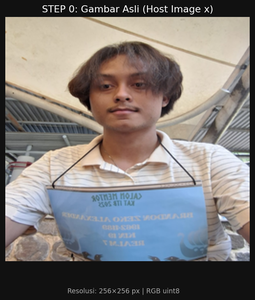
#> input picture output/step00_original.png, 255 x 300 px, shrunk from 723 x 850 before the run
$ python main.py --image output/step00_original.png
#> lines starting #> are read from the running program, lines starting #| are printed output that depends on the picture
"""
╔══════════════════════════════════════════════════════════════════════╗
║        JPEG WATERMARKING FROM SCRATCH — Sistem Multimedia           ║
║        Nama   : Brandon Zeko Alexander                              ║
║        NIM    : 18224118                                            ║
║                                                                      ║
║  Deskripsi:                                                          ║
║    Implementasi watermarking citra wajah menggunakan pipeline JPEG   ║
║    dari nol (from scratch). Setiap tahap JPEG ditulis manual:        ║
║    konversi warna, level-shift, chroma downsample, blocking,         ║
║    2D DCT, quantization, zigzag scan, RLE encoding, dan rekonstruksi ║
║    kembali ke domain spasial.                                        ║
║                                                                      ║
║  Watermark di-embed di domain DCT (koefisien mid-frequency)          ║
║  sehingga gambar sebelum dan sesudah watermark tidak mudah dibedakan  ║
║  secara visual (PSNR > 30 dB, SSIM > 0.9).                          ║
║                                                                      ║
║  Library yang digunakan:                                             ║
║    - numpy          : array & operasi numerik                        ║
║    - scipy.fft.dct  : DCT/IDCT per blok (bukan JPEG library!)       ║
║    - matplotlib     : visualisasi step-by-step                       ║
║    - PIL (Pillow)   : load/save gambar (bukan kompresi JPEG-nya)     ║
╚══════════════════════════════════════════════════════════════════════╝
"""

import os
import sys
import argparse
import numpy as np
import matplotlib
matplotlib.use('Agg') # Mode ini tetap dipakai agar gambar tersimpan dengan rapi tanpa error
import matplotlib.pyplot as plt
import matplotlib.patches as mpatches
from matplotlib.colors import LinearSegmentedColormap
from PIL import Image
from scipy.fft import dct, idct


# ══════════════════════════════════════════════════════════════════════
#  FUNGSI MODE INTERAKTIF (POP-UP & JEDA)
# ══════════════════════════════════════════════════════════════════════
def interaktif_jeda(image_path: str, next_step_name: str = None):
    """
    Fungsi untuk memunculkan gambar ke layar (pop-up) menggunakan viewer
    bawaan OS (seperti Windows Photos), lalu meminta persetujuan Y/N di terminal.
    """
    try:
        # Munculkan pop-up gambar
        img = Image.open(image_path)
        img.show()
    except Exception as e:
        print(f"  [!] Gagal memunculkan pop-up gambar otomatis: {e}")

    if next_step_name:
        print("-" * 62)
        jawab = input(f"  [?] Lanjut ke {next_step_name}? (y/n): ").strip().lower()
        if jawab == 'n':
            print("\n  [!] Proses dihentikan. Sampai jumpa!\n")
            sys.exit(0)
        print("-" * 62)


# ══════════════════════════════════════════════════════════════════════
#  BAGIAN 1 — KONSTANTA & TABEL STANDAR JPEG
# ══════════════════════════════════════════════════════════════════════
LUMA_QT_BASE = np.array([
    [16, 11, 10, 16, 24,  40,  51,  61],
    [12, 12, 14, 19, 26,  58,  60,  55],
    [14, 13, 16, 24, 40,  57,  69,  56],
    [14, 17, 22, 29, 51,  87,  80,  62],
    [18, 22, 37, 56, 68, 109, 103,  77],
    [24, 35, 55, 64, 81, 104, 113,  92],
    [49, 64, 78, 87,103, 121, 120, 101],
    [72, 92, 95, 98,112, 100, 103,  99],
], dtype=np.float64)

CHROMA_QT_BASE = np.array([
    [17, 18, 24, 47, 99, 99, 99, 99],
    [18, 21, 26, 66, 99, 99, 99, 99],
    [24, 26, 56, 99, 99, 99, 99, 99],
    [47, 66, 99, 99, 99, 99, 99, 99],
    [99, 99, 99, 99, 99, 99, 99, 99],
    [99, 99, 99, 99, 99, 99, 99, 99],
    [99, 99, 99, 99, 99, 99, 99, 99],
    [99, 99, 99, 99, 99, 99, 99, 99],
], dtype=np.float64)

ZIGZAG_ORDER = [
    (0,0),(0,1),(1,0),(2,0),(1,1),(0,2),(0,3),(1,2),
    (2,1),(3,0),(4,0),(3,1),(2,2),(1,3),(0,4),(0,5),
    (1,4),(2,3),(3,2),(4,1),(5,0),(6,0),(5,1),(4,2),
    (3,3),(2,4),(1,5),(0,6),(0,7),(1,6),(2,5),(3,4),
    (4,3),(5,2),(6,1),(7,0),(7,1),(6,2),(5,3),(4,4),
    (3,5),(2,6),(1,7),(2,7),(3,6),(4,5),(5,4),(6,3),
    (7,2),(7,3),(6,4),(5,5),(4,6),(3,7),(4,7),(5,6),
    (6,5),(7,4),(7,5),(6,6),(5,7),(6,7),(7,6),(7,7),
]

EMBED_POSITION = 14
DCT_CMAP = LinearSegmentedColormap.from_list('dct', ['#0d1b2a','#1b4f72','#2980b9','#f0f0f0','#e67e22','#c0392b','#641e16'])

# ══════════════════════════════════════════════════════════════════════
#  BAGIAN 2 — KONVERSI WARNA
# ══════════════════════════════════════════════════════════════════════
def rgb_to_ycbcr(img_rgb: np.ndarray) -> np.ndarray:
    img = img_rgb.astype(np.float64)
    R, G, B = img[:,:,0], img[:,:,1], img[:,:,2]
    Y  =  0.299    * R + 0.587    * G + 0.114    * B
    Cb = -0.168736 * R - 0.331264 * G + 0.5      * B + 128.0
    Cr =  0.5      * R - 0.418688 * G - 0.081312 * B + 128.0
    return np.stack([Y, Cb, Cr], axis=2)

# [6 lines left out: function ycbcr_to_rgb, not called in this run]

# ══════════════════════════════════════════════════════════════════════
#  BAGIAN 3 — CHROMA DOWNSAMPLING & UPSAMPLING
# ══════════════════════════════════════════════════════════════════════
def chroma_downsample(channel: np.ndarray) -> np.ndarray:
    H2, W2 = channel.shape[0] // 2, channel.shape[1] // 2
    out = (channel[0::2, 0::2] + channel[1::2, 0::2] +
           channel[0::2, 1::2] + channel[1::2, 1::2]) / 4.0
    return out[:H2, :W2]

def chroma_upsample(channel: np.ndarray, target_H: int, target_W: int) -> np.ndarray:
    up = np.repeat(np.repeat(channel, 2, axis=0), 2, axis=1)
    return up[:target_H, :target_W]

# ══════════════════════════════════════════════════════════════════════
#  BAGIAN 4 — TABEL KUANTISASI
# ══════════════════════════════════════════════════════════════════════
# [5 lines left out: function make_quant_table, not called in this run]

# ══════════════════════════════════════════════════════════════════════
#  BAGIAN 5 — 2D DCT / IDCT
# ══════════════════════════════════════════════════════════════════════
def dct2d(block: np.ndarray) -> np.ndarray:
    return dct(dct(block.T, norm='ortho').T, norm='ortho')

def idct2d(block: np.ndarray) -> np.ndarray:
    return idct(idct(block.T, norm='ortho').T, norm='ortho')

# ══════════════════════════════════════════════════════════════════════
#  BAGIAN 6 — ZIGZAG SCAN
# ══════════════════════════════════════════════════════════════════════
def zigzag_scan(block: np.ndarray) -> np.ndarray:
    return np.array([block[r, c] for r, c in ZIGZAG_ORDER])

# [100 lines left out: functions inverse_zigzag, rle_encode, rle_decode, pad_to_multiple8, encode_channel, decode_channel and 2 more, not called in this run]

def tile_bits(wm_bits: list, n_blocks: int) -> np.ndarray:
    if not wm_bits: return np.zeros(n_blocks, dtype=int)
    return np.array((wm_bits * ((n_blocks // len(wm_bits)) + 1))[:n_blocks], dtype=int)

# ══════════════════════════════════════════════════════════════════════
#  BAGIAN 10 — METRIK KUALITAS
# ══════════════════════════════════════════════════════════════════════
def compute_psnr(orig: np.ndarray, recon: np.ndarray) -> float:
    mse = np.mean((orig.astype(np.float64) - recon.astype(np.float64)) ** 2)
    return float('inf') if mse == 0 else 10.0 * np.log10(255.0**2 / mse)

# [11 lines left out: function compute_ssim, not called in this run]

def bit_accuracy(b_orig: list, b_extr: list) -> float:
    n = min(len(b_orig), len(b_extr))
    return sum(a == b for a, b in zip(b_orig[:n], b_extr[:n])) / n if n > 0 else 0.0

# ══════════════════════════════════════════════════════════════════════
#  BAGIAN 11 — VISUALISASI
# ══════════════════════════════════════════════════════════════════════
def save_fig(fig, name: str, out_dir: str, dpi: int = 150) -> str:
    path = os.path.join(out_dir, name)
    fig.savefig(path, dpi=dpi, bbox_inches='tight', facecolor=fig.get_facecolor())
    plt.close(fig)
    print(f"  → Gambar disimpan: {name}")
    return path

def vis_step0_original(img_rgb, out_dir):
    fig, ax = plt.subplots(figsize=(6, 6), facecolor='#111')
    ax.imshow(img_rgb); ax.axis('off')
    ax.set_title('STEP 0: Gambar Asli (Host Image x)', color='white', fontsize=13)
    return save_fig(fig, 'step00_original.png', out_dir)

def vis_step1_ycbcr(img_rgb, ycbcr, out_dir):
    fig = plt.figure(figsize=(14, 5), facecolor='#111')
    labels, cmaps = ['R','G','B','Y','Cb','Cr'], ['Reds','Greens','Blues','gray','Blues','Reds']
    data = [img_rgb[:,:,0], img_rgb[:,:,1], img_rgb[:,:,2], ycbcr[:,:,0], ycbcr[:,:,1], ycbcr[:,:,2]]
    for i in range(6):
        ax = fig.add_subplot(1, 6, i+1); ax.imshow(data[i], cmap=cmaps[i]); ax.set_title(labels[i], color='white'); ax.axis('off')
    fig.suptitle('STEP 1: Konversi RGB ke YCbCr', color='white', fontsize=12)
    return save_fig(fig, 'step01_rgb_to_ycbcr.png', out_dir)

def vis_step2_levelshift(Y, Y_shifted, out_dir):
    fig, axes = plt.subplots(1, 2, figsize=(10, 4), facecolor='#111')
    axes[0].imshow(Y, cmap='gray'); axes[0].set_title('Y (0–255)', color='white'); axes[0].axis('off')
    axes[1].imshow(Y_shifted, cmap='gray'); axes[1].set_title('Y Shifted (−128–127)', color='white'); axes[1].axis('off')
    fig.suptitle('STEP 2: Level Shift (Persiapan sebelum DCT)', color='white')
    return save_fig(fig, 'step02_level_shift.png', out_dir)

# [31 lines left out: functions vis_step3_chroma, vis_step4_dct_embed, vis_step8_comparison, vis_step10_pipeline, not called in this run]


# ══════════════════════════════════════════════════════════════════════
#  MAIN PROGRAM
# ══════════════════════════════════════════════════════════════════════
def main():
    parser = argparse.ArgumentParser()
    parser.add_argument('--image',     default='assets/face_256.png',   help='Path ke gambar input')
    parser.add_argument('--watermark', default='BRANDON18224118',       help='Teks watermark')
    parser.add_argument('--quality',   type=int, default=75,            help='Quality Factor')
    parser.add_argument('--alpha',     type=float, default=30.0,        help='Alpha Embedding')
    parser.add_argument('--output',    default='output',                help='Folder Output')
    args = parser.parse_args()

    OUT_DIR = args.output
    os.makedirs(OUT_DIR, exist_ok=True)

    print(f"\n{'='*62}")
    print("  MEMULAI PROSES: JPEG WATERMARKING FROM SCRATCH")
    print(f"{'='*62}")

    # [LOAD GAMBAR]
    try:
        img_rgb = np.array(Image.open(args.image).convert('RGB'))
    except Exception as e:
        print(f"\n[ERROR] Gambar tidak ditemukan: {args.image}. Pastikan namanya benar!")
        return

    # ── STEP 0 ────────────────────────────────────────────────────────
    print("\n[PROSES] Memuat Gambar Asli...")
    path0 = vis_step0_original(img_rgb, OUT_DIR)
#> path0 = 'output/step00_original.png'
    interaktif_jeda(path0, "Step 1: Konversi Warna (RGB -> YCbCr)")
#> the answer given: y
#> in interaktif_jeda, `jawab = input(f"  [?] Lanjut ke {next_step_name}? (y/n): ").strip().lo..`: jawab = 'y'

    # ── STEP 1 ────────────────────────────────────────────────────────
    print("\n[PROSES] Menghitung rumus konversi RGB ke YCbCr...")
    ycbcr = rgb_to_ycbcr(img_rgb)
#> in rgb_to_ycbcr, `R, G, B = img[:,:,0], img[:,:,1], img[:,:,2]`:
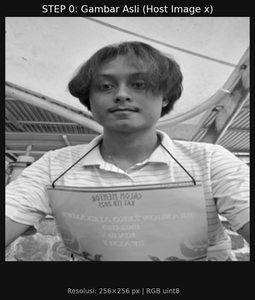
#> G: shape (300, 255) float64; min 0, max 255, mean 124.9
#> in rgb_to_ycbcr, `R, G, B = img[:,:,0], img[:,:,1], img[:,:,2]`:
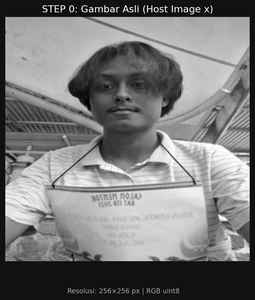
#> B: shape (300, 255) float64; min 0, max 255, mean 123.1
#> in rgb_to_ycbcr, `Cb = -0.168736 * R - 0.331264 * G + 0.5      * B + 128.0`:
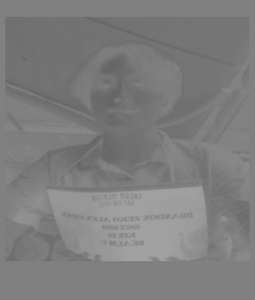
#> Cb: shape (300, 255) float64; min 99.39, max 163.9, mean 126.4
#> in rgb_to_ycbcr, `return np.stack([Y, Cb, Cr], axis=2)`:
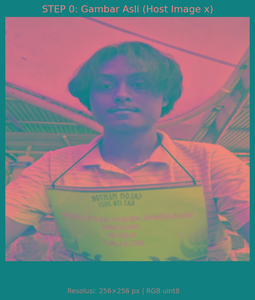
#> returned value: shape (300, 255, 3) float64; mean of channels 0, 1, 2 125.9, 126.4, 130.2; drawn as R, G, B
    path1 = vis_step1_ycbcr(img_rgb, ycbcr, OUT_DIR)
#> call 2 of save_fig, with name = 'step01_rgb_to_ycbcr.png', out_dir = 'output', dpi = 150
#> in save_fig (call 2), `fig.savefig(path, dpi=dpi, bbox_inches='tight', facecolor=fig.get_face..`:
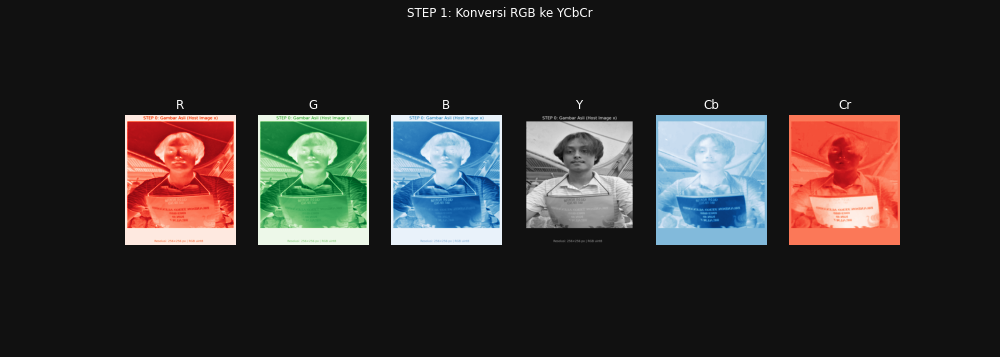
#> figure drawn by matplotlib, 6 panels
#> path1 = 'output/step01_rgb_to_ycbcr.png'
    interaktif_jeda(path1, "Step 2: Level Shifting (-128)")
#> the answer given: y

    # ── STEP 2 ────────────────────────────────────────────────────────
    print("\n[PROSES] Melakukan Level Shift untuk persiapan nilai DCT...")
    Y, Cb, Cr = ycbcr[:,:,0], ycbcr[:,:,1], ycbcr[:,:,2]
    Y_sh, Cb_sh, Cr_sh = Y - 128.0, Cb - 128.0, Cr - 128.0
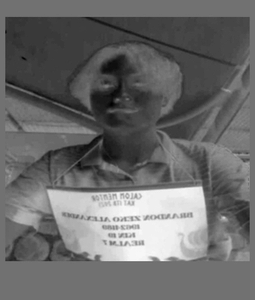
#> Cb_sh: shape (300, 255) float64; min -28.61, max 35.93, mean -1.6; drawn with min black and max white
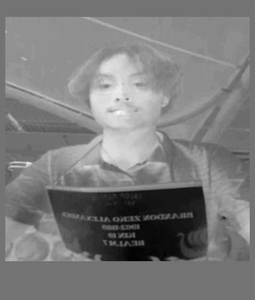
#> Cr_sh: shape (300, 255) float64; min -31.15, max 37.42, mean 2.2; drawn with min black and max white
    path2 = vis_step2_levelshift(Y, Y_sh, OUT_DIR)
#> path2 = 'output/step02_level_shift.png'
    interaktif_jeda(path2, "Step 3: Chroma Downsampling")
#> the answer given: y

    # ── STEP 3 ────────────────────────────────────────────────────────
    print("\n[PROSES] Membuang detail warna yang tidak sensitif bagi mata...")
    Cb_dn = chroma_downsample(Cb_sh)
    Cr_dn = chroma_downsample(Cr_sh)
    path3 = vis_step3_chroma(Y, Cb_sh, Cb_dn, Cr_sh, Cr_dn, OUT_DIR)
    interaktif_jeda(path3, "Step 4 - 7: Blocking, Proses DCT & Penyisipan Watermark")

    # ── STEP 4-7 (PIPELINE UTAMA) ─────────────────────────────────────
    print("\n[PROSES] Memotong blok 8x8, menghitung matriks DCT, dan Embed Watermark...")
    qt_Y = make_quant_table(LUMA_QT_BASE, args.quality)
    qt_C = make_quant_table(CHROMA_QT_BASE, args.quality)
    wm_bits_list = text_to_bits(args.watermark)

    padded_Y, _, _ = pad_to_multiple8(Y_sh)
    n_blocks = (padded_Y.shape[0] // 8) * (padded_Y.shape[1] // 8)
    wm_bits = tile_bits(wm_bits_list, n_blocks)

    enc_Y, ps_Y, os_Y, dct_bef, dct_aft = encode_channel(Y_sh, qt_Y, wm_bits=wm_bits)
    enc_Cb, ps_Cb, os_Cb, _, _ = encode_channel(Cb_dn, qt_C)
    enc_Cr, ps_Cr, os_Cr, _, _ = encode_channel(Cr_dn, qt_C)

    path4 = vis_step4_dct_embed(dct_bef, dct_aft, wm_bits, OUT_DIR)
    interaktif_jeda(path4, "Step 8 - 10: Rekonstruksi & Analisis Perbandingan Akhir")

    # ── STEP 8-last ────────────────────────────────────────────────────────
    print("\n[PROSES] Mengembalikan matriks angka menjadi gambar visual (IDCT)...")
    Y_rec = decode_channel(enc_Y, qt_Y, ps_Y, os_Y) + 128.0
    Cb_rec = decode_channel(enc_Cb, qt_C, ps_Cb, os_Cb) + 128.0
    Cr_rec = decode_channel(enc_Cr, qt_C, ps_Cr, os_Cr) + 128.0

    Cb_up = chroma_upsample(Cb_rec, Y.shape[0], Y.shape[1])
    Cr_up = chroma_upsample(Cr_rec, Y.shape[0], Y.shape[1])
    wm_rgb = ycbcr_to_rgb(np.stack([Y_rec, Cb_up, Cr_up], axis=2))

    psnr_val = compute_psnr(img_rgb, wm_rgb)
    ssim_val = compute_ssim(img_rgb, wm_rgb)

    path8 = vis_step8_comparison(img_rgb, wm_rgb, psnr_val, ssim_val, OUT_DIR)

    print("\n[HASIL AKHIR]")
    print(f"  PSNR: {psnr_val:.2f} dB")
    print(f"  SSIM: {ssim_val:.4f}")

    interaktif_jeda(path8, None) # None berarti ini langkah terakhir

    print(f"\n{'='*62}")
    print("  PROSES SELESAI DENGAN SUKSES!")
    print("  Semua gambar bukti telah diamankan di folder 'output/'.")
    print(f"{'='*62}\n")

if __name__ == '__main__':
#> (the run stopped early here; a loop or call above may not have finished)

$ run again, with output/step05_quant_tables.png copied over output/step00_original.png
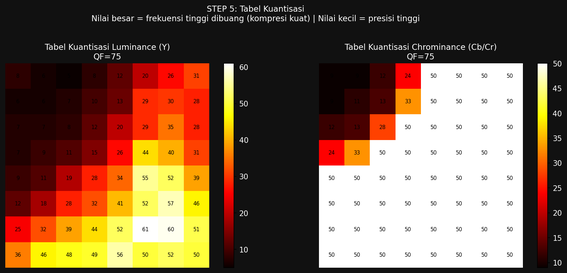
#> input picture output/step05_quant_tables.png, 567 x 273 px, shrunk from 1607 x 772 before the run
#> path0 = 'output/step00_original.png'
#> jawab = 'y'
#> in rgb_to_ycbcr, `return np.stack([Y, Cb, Cr], axis=2)`:
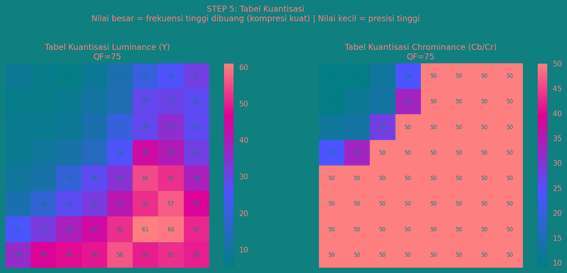
#> returned value: shape (273, 567, 3) float64; mean of channels 0, 1, 2 100.1, 111.7, 145.6; drawn with min black and max white
#> path1 = 'output/step01_rgb_to_ycbcr.png'
#> in main, `Y_sh, Cb_sh, Cr_sh = Y - 128.0, Cb - 128.0, Cr - 128.0`:
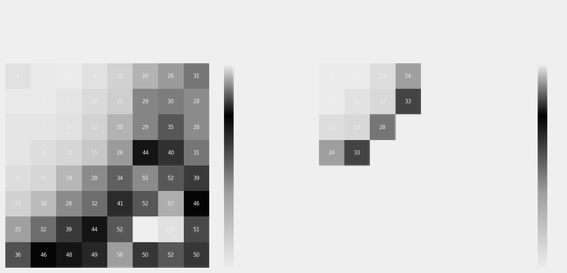
#> Cb_sh: shape (273, 567) float64; min -127.5, max 8, mean -16.34; drawn with min black and max white
#> path2 = 'output/step02_level_shift.png'
